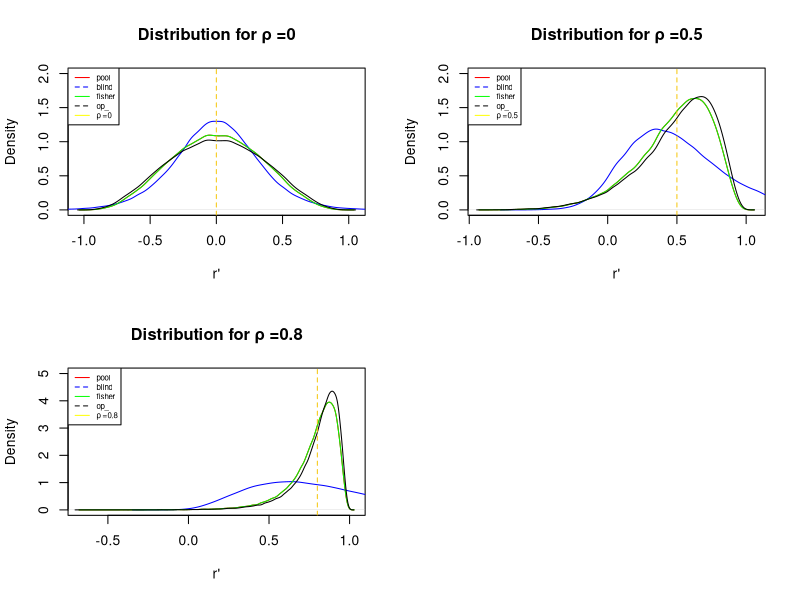

Here is the R script that generated this plot:


#### DISTRIBUTION FOR ESTIMATORS "n=200"####
##### different correlation (ρ=0, ρ=.5, ρ=.8)

######Distribution for ρ=0
set.seed(2653)
library(TeachingDemos)
library(MASS)
### K=nn is the sample size (10,50,200,1000)
k=10
################################## Etimating correlation 
COR.test <- function(nn=k,mu=c(0,0),sigma1=1,sigma2=1,rho=0.0,alp=0.05)
{
  Sigma<-matrix(c(sigma1^2,rho*sigma1*sigma2,rho*sigma1*sigma2,sigma2^2),2,2) 
  #we got problem when we replace rho by rho*sigma1*sigma2
  mvrn <- mvrnorm(nn,mu ,Sigma)
  x1 <- mvrn[,1]
  y1 <- mvrn[,2]
  
  corr<-cor(x1,y1)
  
  covar<-cov(x1,y1)
  
  
  #####r_pool#######
  r_pool<- cor(x1,y1)
  
  ####r_blind########
  r_blind<- cov(x1,y1)
  
  ######fisher####
  r_fisher<- tanh((1/2)*log((1+corr)/(1-corr)))
  
  ######r_OP###########
  r_OP<-corr+(corr)*((1-(corr)^2)/(2*(nn-3)))
  #print(corr)
  #print(covar)
  return (c(r_pool,r_blind,r_fisher,r_OP))
}
COR.test(nn=k,mu=c(0,0),sigma1=1,sigma2=1,rho=0.0,alp=0.05)


looptest <- function(loops=100000,nn=k,mu=c(0,0),sigma1=1,sigma2=1,rho=0.0,alp=0.05)
{
  restest <- matrix(0,loops,4)
  for(ii in 1:loops)
    restest[ii,] <-COR.test(nn=nn,mu=mu,sigma1=sigma1,sigma2=sigma2,rho=rho,alp=alp)    
  restest
}
looptest(loops=100000,nn=k,mu=c(0,0),sigma1=1,sigma2=1,rho=0.0,alp=0.05)
###then

corlooptest<-looptest(loops=100000,nn=k,mu=c(0,0),sigma1=1,sigma2=1,rho=0.0,alp=0.05)

pool <- corlooptest[,1]
blind <- corlooptest[,2]
fisher <- corlooptest[,3]
op <- corlooptest[,4]

par(mfrow = c(2,2))
# hist(pool  ,probability = 1,breaks = 20,xlim = c(-1,1),xlab = "r' ",main = paste("Pooled Estimate for ρ =0"))
# hist(blind ,probability = 1,breaks = 20,xlim = c(-1,1),xlab = "r' ",main = paste("Blind Estimate for ρ=0"))
# hist(fisher,probability = 1,breaks = 20,xlim = c(-1,1),xlab = "r' ",main = paste("Fisher Estimate for ρ=0"))
# hist(op    ,probability = 1,breaks = 20,xlim = c(-1,1),xlab = "r' ",main = paste("OP Estimate for ρ=0"))
#cbind(plot(density(pool),plot(density(blind)),plot(density(fisher)),plot(density(op))))

plot(density(pool),col="red",main = "Distribution for ρ =0",ylim=c(0,2) ,xlab ="r'")

lines(density(blind, adjust=1), type="l",col="blue")
lines(density(fisher, adjust=1), type="l",col="green")
lines(density(op, adjust=1), type="l",col="black")
abline(v =0.0, untf = FALSE,col=7,lty=2)
legend ("topleft",c("pool","blind","fisher","op_","ρ =0"),lwd=c(1,1),lty=1:2,col=c("red","blue","green","black","yellow"),cex =0.57)
##################################################################
#####################################################################


####Distribution for ρ=.5
COR.test <- function(nn=k,mu=c(0,0),sigma1=1,sigma2=1,rho=0.5,alp=0.05)
{
  Sigma<-matrix(c(sigma1^2,rho*sigma1*sigma2,rho*sigma1*sigma2,sigma2^2),2,2) 
  #we got problem when we replace rho by rho*sigma1*sigma2
  mvrn <- mvrnorm(nn,mu ,Sigma)
  x1 <- mvrn[,1]
  y1 <- mvrn[,2]
  
  corr<-cor(x1,y1)
  
  covar<-cov(x1,y1)
  
  
  #####r_pool#######
  r_pool<- cor(x1,y1)
  
  ####r_blind########
  r_blind<- cov(x1,y1)
  
  ######fisher####
  r_fisher<- tanh((1/2)*log((1+corr)/(1-corr)))
  
  ######r_OP###########
  r_OP<-corr+(corr)*((1-(corr)^2)/(2*(nn-3)))
  #print(corr)
  #print(covar)
  return (c(r_pool,r_blind,r_fisher,r_OP))
}
COR.test(nn=k,mu=c(0,0),sigma1=1,sigma2=1,rho=0.5,alp=0.05)


looptest <- function(loops=100000,nn=k,mu=c(0,0),sigma1=1,sigma2=1,rho=0.5,alp=0.05)
{
  restest <- matrix(0,loops,4)
  for(ii in 1:loops)
    restest[ii,] <-COR.test(nn=nn,mu=mu,sigma1=sigma1,sigma2=sigma2,rho=rho,alp=alp)    
  restest
}
looptest(loops=100000,nn=k,mu=c(0,0),sigma1=1,sigma2=1,rho=0.5,alp=0.05)

###then
corlooptest<-looptest(loops=100000,nn=k,mu=c(0,0),sigma1=1,sigma2=1,rho=0.5,alp=0.05)

pool <- corlooptest[,1]
blind <- corlooptest[,2]
fisher <- corlooptest[,3]
op <- corlooptest[,4]

#par(mfrow = c(2,2))
# hist(pool  ,probability = 1,breaks = 20,xlim = c(-1,1),xlab = "r' ",main = paste("Pooled Estimate for ρ =0.5"))
# hist(blind ,probability = 1,breaks = 20,xlim = c(-1,1),xlab = "r' ",main = paste("Blind Estimate for ρ=0.5"))
# hist(fisher,probability = 1,breaks = 20,xlim = c(-1,1),xlab = "r' ",main = paste("Fisher Estimate for ρ=0.5"))
# hist(op    ,probability = 1,breaks = 20,xlim = c(-1,1),xlab = "r' ",main = paste("OP Estimate for ρ=0.5"))
#cbind(plot(density(pool),plot(density(blind)),plot(density(fisher)),plot(density(op))))

plot(density(pool),col="red",main = "Distribution for ρ =0.5",ylim=c(0,2),xlab = "r'")

lines(density(blind, adjust=1), type="l",col="blue")
lines(density(fisher, adjust=1), type="l",col="green")
lines(density(op, adjust=1), type="l",col="black")
abline(v =0.5, untf = FALSE,col=7,lty=2)
legend ("topleft",c("pool","blind","fisher","op_","ρ =0.5"),lwd=c(1,1),lty=1:2,col=c("red","blue","green","black","yellow"),cex =0.57)
# #####################################################""
########################################################

####### Distribution for ρ=.8
COR.test <- function(nn=k,mu=c(0,0),sigma1=1,sigma2=1,rho=0.8,alp=0.05)
{
  Sigma<-matrix(c(sigma1^2,rho*sigma1*sigma2,rho*sigma1*sigma2,sigma2^2),2,2) 
  #we got problem when we replace rho by rho*sigma1*sigma2
  mvrn <- mvrnorm(nn,mu ,Sigma)
  x1 <- mvrn[,1]
  y1 <- mvrn[,2]
  
  corr<-cor(x1,y1)
  
  covar<-cov(x1,y1)
  
  
  #####r_pool#######
  r_pool<- cor(x1,y1)
  
  ####r_blind########
  r_blind<- cov(x1,y1)
  
  ######fisher####
  r_fisher<- tanh((1/2)*log((1+corr)/(1-corr)))
  
  ######r_OP###########
  r_OP<-corr+(corr)*((1-(corr)^2)/(2*(nn-3)))
  #print(corr)
  #print(covar)
  return (c(r_pool,r_blind,r_fisher,r_OP))
}
COR.test(nn=k,mu=c(0,0),sigma1=1,sigma2=1,rho=0.8,alp=0.05)


looptest <- function(loops=100000,nn=k,mu=c(0,0),sigma1=1,sigma2=1,rho=0.8,alp=0.05)
{
  restest <- matrix(0,loops,4)
  for(ii in 1:loops)
    restest[ii,] <-COR.test(nn=nn,mu=mu,sigma1=sigma1,sigma2=sigma2,rho=rho,alp=alp)    
  restest
}
looptest(loops=100000,nn=k,mu=c(0,0),sigma1=1,sigma2=1,rho=0.8,alp=0.05)
###then
corlooptest<-looptest(loops=100000,nn=k,mu=c(0,0),sigma1=1,sigma2=1,rho=0.8,alp=0.05)

pool <- corlooptest[,1]
blind <- corlooptest[,2]
fisher <- corlooptest[,3]
op <- corlooptest[,4]

#Lower bound X=0.7,0.9,0.95
#LCL<- (14/(qchisq( X ,2*k-6)))*var(estimated corr)
 
#par(mfrow = c(2,2))
# hist(pool  ,probability = 1,breaks = 10,xlim = c(-1,1),xlab = "r' ",main = paste("Pooled Estimate for ρ =0.8"))
# hist(blind ,probability = 1,breaks = 10,xlim = c(-1,1),xlab = "r' ",main = paste("Blind Estimate for ρ=0.8"))
# hist(fisher,probability = 1,breaks = 10,xlim = c(-1,1),xlab = "r' ",main = paste("Fisher Estimate for ρ=0.8"))
# hist(op    ,probability = 1,breaks = 10,xlim = c(-1,1),xlab = "r' ",main = paste("OP Estimate for ρ=0.8"))

plot(density(pool),col="red",main = "Distribution for ρ =0.8",ylim=c(0,5),xlab ="r'")

lines(density(blind, adjust=1), type="l",col="blue")
lines(density(fisher, adjust=1), type="l",col="green")
lines(density(op, adjust=1), type="l",col="black")
abline(v =0.8, untf = FALSE,col=7,lty=2)
legend ("topleft",c("pool","blind","fisher","op_","ρ =0.8"),lwd=c(1,1),lty=1:2,col=c("red","blue","green","black","yellow"),cex =0.57)
